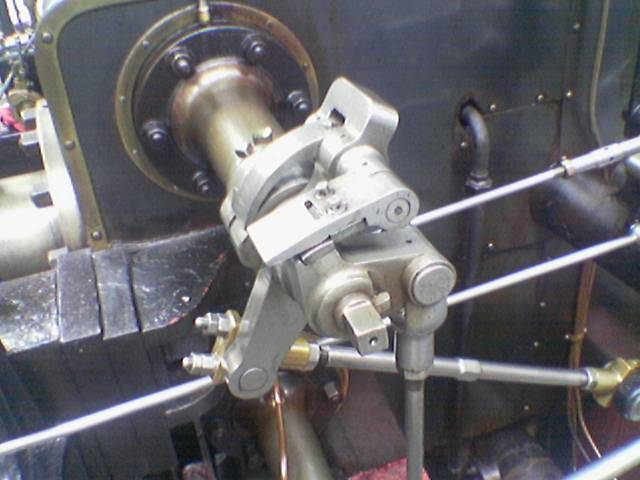
//> input picture images/valve.png, 640 x 480 px
$ ./ano1   (built with g++ and OpenCV 4)
//> lines starting //> are read from the running program, lines starting //| are printed output that depends on the picture; after the words box and inside, x2 and y2 are one past the last pixel; in counts of white or black regions, pixels touching at a corner belong together
### ano1/group.h
#pragma once

#include <string>
#include <vector>
#include <ostream>

// Forward declaration
struct shape;

struct group {
public:
	int id;
	std::string name;
	double F1;
	double F2;
	std::vector<int> objIds;
	std::vector<shape*> objects;

	group(int id) : id(id) {}
	group(int id, double F1, double F2) : id(id), F1(F1), F2(F2) {}
	group(int id, std::string name, double F1, double F2) : id(id), name(name), F1(F1), F2(F2) {}
	~group();

	friend std::ostream &operator<<(std::ostream &os, const group &group);
};

### ano1/shape.h
#pragma once

#include <opencv2/opencv.hpp>
#include <ostream>

struct group;

struct shape {
public:
	int id;
	cv::Vec3b color;

	// Shape name (usually after match)
	std::string name;
	group *group = nullptr;

	// Moments
	union {
		struct {
			double m00;
			double m01;
			double m10;

			double u00;
			double u11;
			double u20;
			double u02;
		};

		double data[7];
	} moments;

	// Features
	struct {
		cv::Point center;
		double perimeter;
		double area;
		double F1;
		double F2;
	} features;

	// Constructor
	shape(int id, cv::Vec3b color) : id(id), color(color) {}
	~shape();

	// Operators
	friend std::ostream &operator<<(std::ostream &os, const shape &shape);
	bool operator==(const shape &shape) const;
	bool operator!=(const shape &shape) const;
};

### ano1/Classifier.h
#pragma once

### ano1/stdafx.h
// stdafx.h : include file for standard system include files,
// or project specific include files that are used frequently, but
// are changed infrequently
//

#pragma once

#define _CRT_SECURE_NO_WARNINGS


#include "targetver.h"

#include <stdio.h>

#define _USE_MATH_DEFINES
#include <math.h>

#include <opencv2/opencv.hpp>

// TODO: reference additional headers your program requires here

### ano1/ano1.cpp
// ano1.cpp : Defines the entry point for the console application.
//

#include "stdafx.h"

#define SQR(x) ((x)*(x))
#define RAD(x) ((x) * (M_PI / 180.0))
#define DEG(x) ((x) * (180.0 / M_PI))

// [46 lines left out: function Tutorial, not called in this run]

cv::Mat LoadGrayscaleImg(std::string path, int _type)
{
//> called with path = "../images/valve.png", _type = 5
	cv::Mat img = cv::imread(path, CV_LOAD_IMAGE_COLOR);
//> img is the input picture: 480 rows x 640 cols, CV_8UC3; mean B, G, R 108.9, 104.8, 106.3
	cv::Mat gray_img;
	cv::Mat gray_32f_img;

	// convert input color image to grayscale one, CV_BGR2GRAY specifies direction of conversion
	cv::cvtColor(img, gray_img, CV_BGR2GRAY);
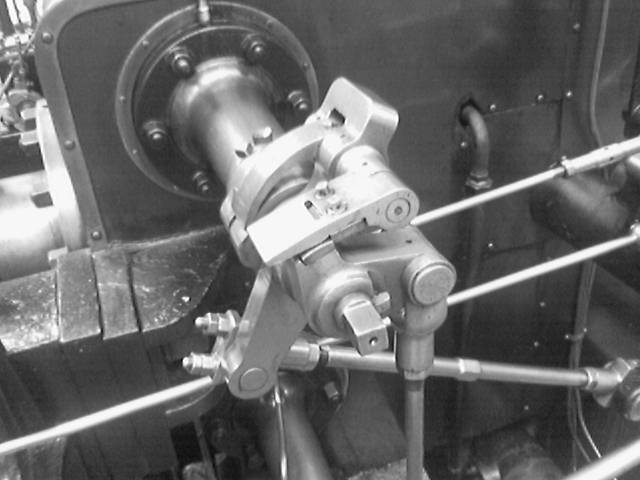
//> gray_img: 480 rows x 640 cols, CV_8UC1; min 6, max 255, mean 105.7
	// convert grayscale image from 8 bits to 32 bits, resulting values will be in the interval 0.0 - 1.0
	gray_img.convertTo(gray_32f_img, _type, 1.0 / 255.0);

	return gray_32f_img;
}

template <typename T>
float Convolution(cv::Mat img, int y, int x, cv::Mat mask)
{
	float value = 0;
	for (int i = 0; i < mask.rows; i++) {
		for (int j = 0; j < mask.cols; j++) {
			int aty = y + i;
			int atx = x + j;
			if (aty < 0 || aty >= img.rows || atx < 0 || atx >= img.cols) {
				continue;
			}
			value += img.at<T>(aty, atx) * mask.at<float>(i, j);
		}
	}

	return value;
}

template <typename T>
cv::Mat Gauss(cv::Mat source, int _type)
{
	cv::Mat gauss(source.rows, source.cols, _type);
	cv::Mat maskGaus = cv::Mat(3, 3, CV_32FC1, new float[9]{ 1, 2, 1, 2, 4, 2, 1, 2, 1 });
	float maskSum = 1.0f / 16.0f;
	for (int y = 0; y < source.rows; y++) {
		for (int x = 0; x < source.cols; x++) {
			float f = Convolution<T>(source, y, x, maskGaus) * maskSum;
			gauss.at<T>(y, x) = f;
		}
	}

	return gauss;
}

void Sobel(cv::String path)
{
	cv::Mat gray_32f_img = LoadGrayscaleImg(path, CV_32FC1);
	int cols = gray_32f_img.cols;
//> cols = 640
	int rows = gray_32f_img.rows;
//> rows = 480

	cv::Mat maskFx = cv::Mat(3, 3, CV_32FC1, new float[9]{ -1, 0, 1, -2, 0, 2, -1, 0, 1 });
	cv::Mat maskFy = cv::Mat(3, 3, CV_32FC1, new float[9]{ -1, -2, -1, 0, 0, 0, 1, 2, 1 });

	cv::Mat gray_32f_edges(rows, cols, CV_32FC1);

	for (int y = 0; y < rows; y++)
	{
		for (int x = 0; x < cols; x++)
		{
			float fx = Convolution<float>(gray_32f_img, y, x, maskFx) / 9;
			float fy = Convolution<float>(gray_32f_img, y, x, maskFy) / 9;
			float e = sqrt(fx * fx + fy * fy);
			gray_32f_edges.at<float>(y, x) = e;
		}
	}
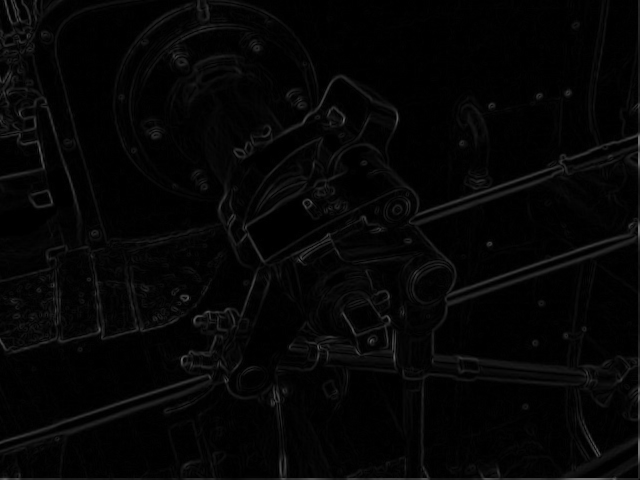
//> gray_32f_edges: 480 rows x 640 cols, CV_32FC1; min 0, max 0.434, mean 0.0227

	cv::imshow("Original", gray_32f_img);
	cv::imshow("Sobel", gray_32f_edges);
	cv::waitKey(0); // wait until keypressed
}

cv::Mat Laplace(cv::String path)
{
//> called with path = "../images/valve.png"
	cv::Mat gray_32f_img = LoadGrayscaleImg(path, CV_32FC1);
	//cv::imshow("Original", gray_32f_img);

	int cols = gray_32f_img.cols;
//> cols = 640
	int rows = gray_32f_img.rows;
//> rows = 480
	cv::Mat maskLaplace = cv::Mat(3, 3, CV_32FC1, new float[9]{ 0, 1, 0, 1, -4, 1, 0, 1, 0 });

	cv::Mat gray_32f_edges(rows, cols, CV_32FC1);
	cv::Mat color_32f3_edges(rows, cols, CV_32FC3);

	gray_32f_img = Gauss<float>(gray_32f_img, CV_32FC1);
//> after the loop in Gauss, `for (int y = 0; y < source.rows; y++)`:
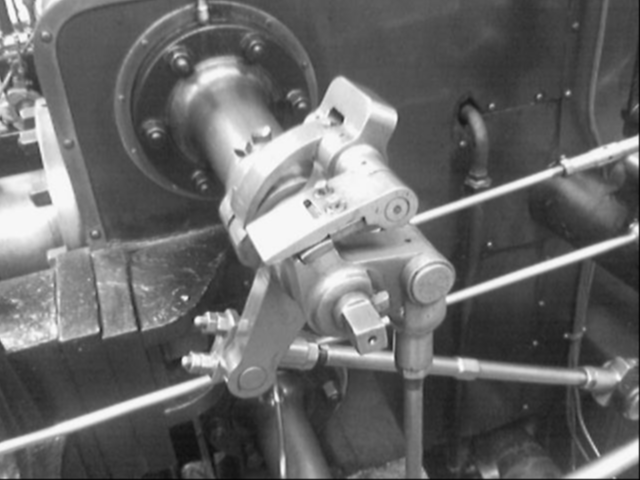
//> gauss: 480 rows x 640 cols, CV_32FC1; min 0.0199, max 0.992, mean 0.413
	//cv::imshow("Gauss", gray_32f_img);

	for (int y = 0; y < rows; y++)
	{
		for (int x = 0; x < cols; x++)
		{
			float f = Convolution<float>(gray_32f_img, y, x, maskLaplace);
			float e = sqrt(f * f);
			gray_32f_edges.at<float>(y, x) = e;
			if (f > 0) {
				color_32f3_edges.at<cv::Vec3f>(y, x) = cv::Vec3f(0, 1, 0);
			} else if (f < 0) {
				color_32f3_edges.at<cv::Vec3f>(y, x) = cv::Vec3f(0, 0, 1);
			}
		}
	}
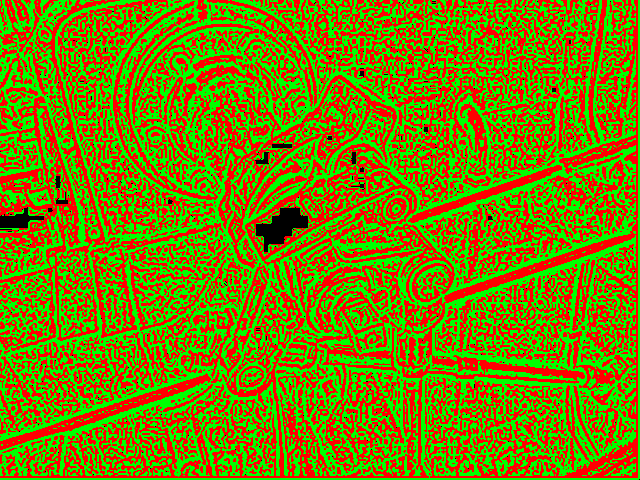
//> color_32f3_edges: 480 rows x 640 cols, CV_32FC3; mean B, G, R 0, 0.51, 0.481

	cv::imshow("Laplace Edges", gray_32f_edges);
	cv::imshow("Laplace colored", color_32f3_edges);
	cv::waitKey(0);

	return gray_32f_edges;
}

float LinearInterpolation(float c1, float c2, double t) {
	return c1 + ((c2 - c1) * t);
}

int K1 = 1.0, K2 = 10.0;
int bili = 0;
cv::Mat img_edge, img_edgeSimplif;

double ctan(double i) {
	if (DEG(i) == 90) return 0; // i == 90deg
	return 1.0 / std::tan(i);
}

void edge_simplif(cv::Mat& src, cv::Mat& dst, double t1 = 1.0, double t2 = 1.0)
{
//> called with t1 = 0.01, t2 = 0.1
	dst = cv::Mat::zeros(src.size(), CV_64FC1);

	// Helpers
	cv::Mat d_64fc1 = cv::Mat::zeros(src.size(), CV_64FC1);
	cv::Mat edge_64fc1 = cv::Mat::zeros(src.size(), CV_64FC1);
	cv::Mat ori_64fc1 = cv::Mat::zeros(src.size(), CV_64FC1);

	// Derivation
	for (int y = 1; y < src.rows - 1; y++) {
		for (int x = 1; x < src.cols - 1; x++) {
			// Central
			double c_nx = (src.at<double>(y, x - 1) - src.at<double>(y, x + 1)) / 2.0;
			double c_ny = (src.at<double>(y - 1, x) - src.at<double>(y + 1, x)) / 2.0;

			ori_64fc1.at<double>(y, x) = cv::fastAtan2((float)c_ny, (float)c_nx);
			d_64fc1.at<double>(y, x) = sqrt(SQR(c_nx) + SQR(c_ny));
		}
	}
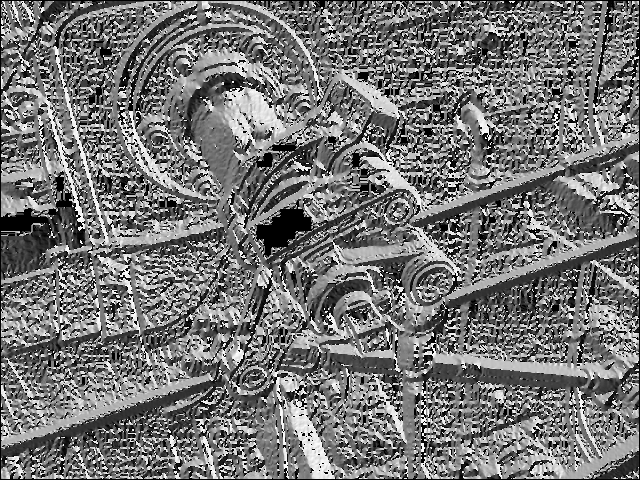
//> ori_64fc1: 480 rows x 640 cols, CV_64FC1; min 0, max 359.6, mean 165.1; drawn with min black and max white

	// Non-maximum suppression
	double Ep = 0.0, En = 0.0, E, alpha, oriDeg, oriRad;

	for (int y = 1; y < d_64fc1.rows - 1; y++) {
		for (int x = 1; x < d_64fc1.cols - 1; x++) {
			E = d_64fc1.at<double>(y, x);
			oriDeg = (int)ori_64fc1.at<double>(y, x) % 180;
			oriRad = RAD(oriDeg);

			// Check for oriDeg in one of 4 octans
			if (oriDeg >= 0 && oriDeg < 45) {
				alpha = std::tan(oriRad);
				Ep = alpha * d_64fc1.at<double>(y + 1, x - 1) + (1 - alpha) * d_64fc1.at<double>(y, x - 1);
				En = alpha * d_64fc1.at<double>(y - 1, x + 1) + (1 - alpha) * d_64fc1.at<double>(y, x + 1);
			}
			else if (oriDeg >= 45 && oriDeg < 90) {
				alpha = ctan(oriRad);
				Ep = alpha * d_64fc1.at<double>(y + 1, x - 1) + (1 - alpha) * d_64fc1.at<double>(y + 1, x);
				En = alpha * d_64fc1.at<double>(y - 1, x + 1) + (1 - alpha) * d_64fc1.at<double>(y - 1, x);
			}
			else if (oriDeg >= 90 && oriDeg < 135) {
				alpha = ctan(oriRad);
				Ep = alpha * d_64fc1.at<double>(y + 1, x + 1) + (1 - alpha) * d_64fc1.at<double>(y + 1, x);
				En = alpha * d_64fc1.at<double>(y - 1, x - 1) + (1 - alpha) * d_64fc1.at<double>(y - 1, x);
			}
			else if (oriDeg >= 135 && oriDeg < 180) {
				alpha = std::tan(oriRad);
				Ep = alpha * d_64fc1.at<double>(y + 1, x + 1) + (1 - alpha) * d_64fc1.at<double>(y, x + 1);
				En = alpha * d_64fc1.at<double>(y - 1, x - 1) + (1 - alpha) * d_64fc1.at<double>(y, x - 1);
			}

			// Check if E is maximum
			if (E > Ep && E > En) {
				edge_64fc1.at<double>(y, x) = E;
			}
		}
	}
//> this loop made 478 passes
//> (E, oriDeg, oriRad, alpha, Ep, En) on passes 1 to 3: (0.0098, 143, 2.5, -0.754, 0, 0.00769), (0.00832, 135, 2.36, -1, 0, 0.00346), (0.00555, 135, 2.36, -1, 0, 0.00162)
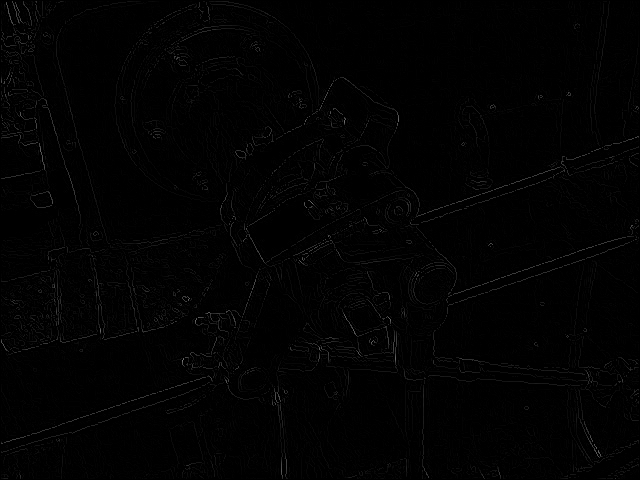
//> edge_64fc1: 480 rows x 640 cols, CV_64FC1; min 0, max 0.482, mean 0.0087
//> after the loop, E = 0.00392; oriDeg = 90; oriRad = 1.57; alpha = 0; Ep = 0; En = 0.0062

	// Hysteresis
	cv::Point lookfor[]{
		cv::Point(1, 1),  cv::Point(1, 0),  cv::Point(1, -1),
		cv::Point(0, 1),					cv::Point(0, -1),
		cv::Point(-1, 1), cv::Point(-1, 0), cv::Point(-1, 1) };
	int lookForSize = 8;
	std::vector<cv::Point> q;

	for (int y = 0; y < edge_64fc1.rows; y++) {
		for (int x = 0; x < edge_64fc1.cols; x++) {
			if (edge_64fc1.at<double>(y, x) > t2) {
				q.push_back(cv::Point(x, y));

				while (!q.empty()) {
					cv::Point p = q[q.size() - 1];
					q.erase(q.begin());

					// Already visited
					if (dst.at<double>(p) > 0.0) {
						continue;
					}

					for (int i = 0; i < lookForSize; i++)
					{
						cv::Point pCheck = p + lookfor[i];
						if (edge_64fc1.at<double>(pCheck) >= t1 && edge_64fc1.at<double>(pCheck) <= t2 &&
							dst.at<double>(pCheck) <= 0.0) {
							q.push_back(pCheck);
						}
					}

					// Set "visited"
					dst.at<double>(p) = 1.0;
				}
			}
		}
	}
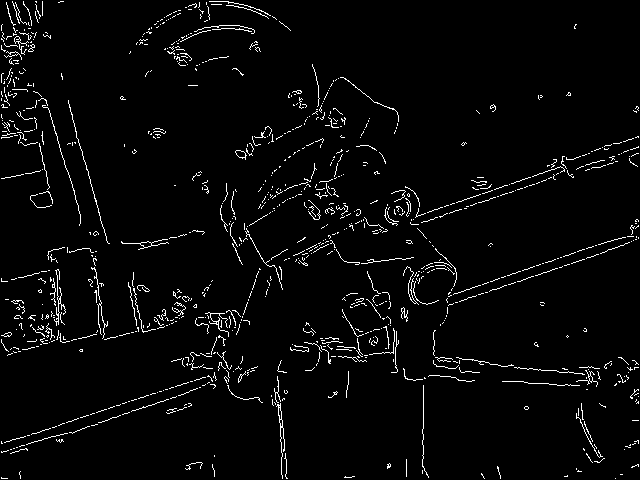
//> dst: 480 rows x 640 cols, CV_64FC1; values 0 (black) and 1 (white), 3.2% white in thin lines or dots
}

// [5 lines left out: function on_change, not called in this run]

int runEdgeSimplig(std::string path)
{
	img_edge = LoadGrayscaleImg(path, CV_64F);
	//img_edge.convertTo(img_edge, CV_64F, 1.0);
	img_edge.copyTo(img_edgeSimplif);

	cv::imshow("Original", img_edge);

	//img_edgeSimplif = cvCreateImage(cvGetSize(img_edge), img_edge->depth, img_edge->nChannels);
	edge_simplif(img_edge, img_edgeSimplif, K1 / 100.0, K2 / 100.0);

	cv::imshow("Edge simplification", img_edgeSimplif);

	cvNamedWindow("Edge simplification");
	cvCreateTrackbar("t1", "Edge simplification", &K1, 99, on_change);
	cvCreateTrackbar("t2", "Edge simplification", &K2, 99, on_change);

	cvWaitKey(0);

	return 0;
}

// [86 lines left out: functions type2str, MarkSameObject, IndexObject, thresholdImage, not called in this run]

int main(int argc, char* argv[])
{
	Sobel("../images/valve.png");
	Laplace("../images/valve.png");
	runEdgeSimplig("../images/valve.png");

	return 0;
}

$ run again, with images/earth.png copied over images/valve.png
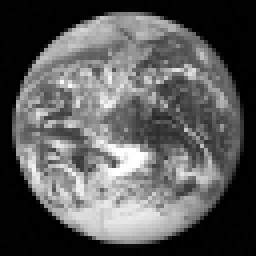
//> input picture images/earth.png, 64 x 64 px (shown 4 times larger)
//> in LoadGrayscaleImg, img is the input picture: 64 rows x 64 cols, CV_8UC3; min 0, max 255, mean 89.8
//> gray_32f_img: 64 rows x 64 cols, CV_64FC1
//> after the loop in edge_simplif, `for (int y = 1; y < src.rows - 1; y++)`:
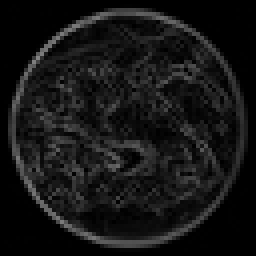
//> d_64fc1: 64 rows x 64 cols, CV_64FC1 (shown 4 times larger); min 0, max 0.515, mean 0.0837
//> the loop in edge_simplif, `for (int y = 1; y < d_64fc1.rows - 1; y++)` made 62 passes
//> (E, oriDeg, oriRad, alpha, Ep, En) on passes 1 to 8: (0.00196, 90, 1.57, 0, 0.00392, 0), (0.00392, 0, 0, 0, 0.00196, 0), (0.00277, 135, 2.36, -1, 0, -0.00196), (0, 0, 0, 0, 0.00277, 0), (0.00196, 0, 0, 0, 0, 0), (0.00392, 0, 0, 0, 0, 0), (0.00196, 90, 1.57, 0, 0, 0.00392), (0, 0, 0, 0, 0.00196, 0)
//> after the loop in edge_simplif, `for (int y = 1; y < d_64fc1.rows - 1; y++)`: E = 0
//> after the loop in edge_simplif, `for (int y = 0; y < edge_64fc1.rows; y++)`:
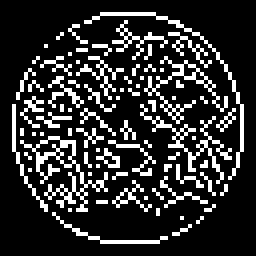
//> dst: 64 rows x 64 cols, CV_64FC1 (shown 4 times larger); values 0 (black) and 1 (white), 18.3% white in thin lines or dots, all inside (x1, y1, x2, y2) = (3, 3, 61, 61)
